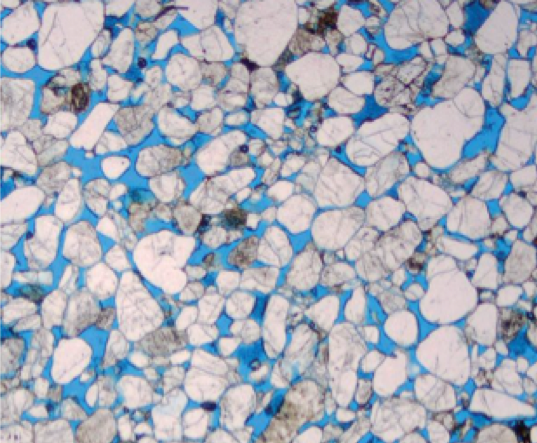
#> input picture ClasticThinSections/3.png, 537 x 443 px, found by its file name
$ python rgb_hist.py
#> lines starting #> are read from the running program, lines starting #| are printed output that depends on the picture
# -*- coding: utf-8 -*-
"""
Spyder Editor

This is a temporary script file.
"""

from PIL import Image

import matplotlib.pyplot as plt
import numpy as np


def getRed(redVal):

    return '#%02x%02x%02x' % (redVal, 0, 0)


def getGreen(greenVal):

    return '#%02x%02x%02x' % (0, greenVal, 0)


def getBlue(blueVal):

    return '#%02x%02x%02x' % (0, 0, blueVal)


# Create an Image with specific RGB value

image = Image.open("3.png")
#> image is the input picture: PIL image 537x443 RGBA; mean R, G, B, A 163.1, 171.5, 184.9, 254.9


## Modify the color of two pixels
#
#image.putpixel((0,1), (1,1,5))
#
#image.putpixel((0,2), (2,1,5))


# Display the image

image.show()


# Get the color histogram of the image

histogram = image.histogram()
#> histogram = 1024 values, max 237448 at index 1023, min 0 at index 256, mean 929.3


# Take only the Red counts

l1 = histogram[0:256]
#> l1 = 256 values, max 3031 at index 215, min 13 at index 255, mean 929.3


# Take only the Blue counts

l2 = histogram[256:512]
#> l2 = 256 values, max 4596 at index 207, min 0 at index 0, mean 929.3


# Take only the Green counts

l3 = histogram[512:768]
#> l3 = 256 values, max 5296 at index 208, min 0 at index 0, mean 929.3


plt.figure(0)

plt.title(" Histogram Predicted Red Value of Image")

# R histogram

for i in range(0, 256):

    plt.bar(i, l1[i], color = getRed(i), edgecolor=getRed(i), alpha=0.3)


# G histogram

plt.figure(1)
plt.title(" Histogram Predicted Green Value of Image")
for i in range(0, 256):

    plt.bar(i, l2[i], color = getGreen(i), edgecolor=getGreen(i),alpha=0.3)


# B histogram

plt.figure(2)
plt.title(" Histogram Predicted Blue Value of Image")

for i in range(0, 256):

    plt.bar(i, l3[i], color = getBlue(i), edgecolor=getBlue(i),alpha=0.3)


plt.show()
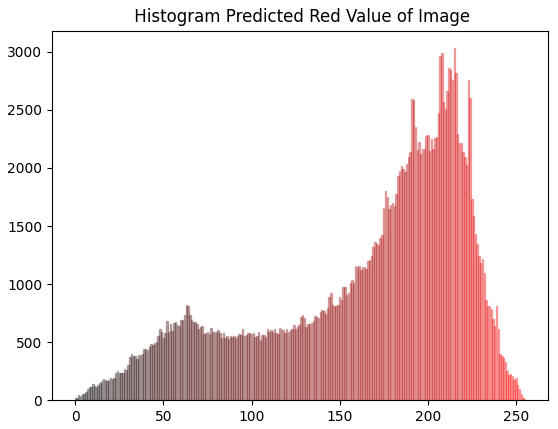
#> figure drawn by matplotlib, 1 panel
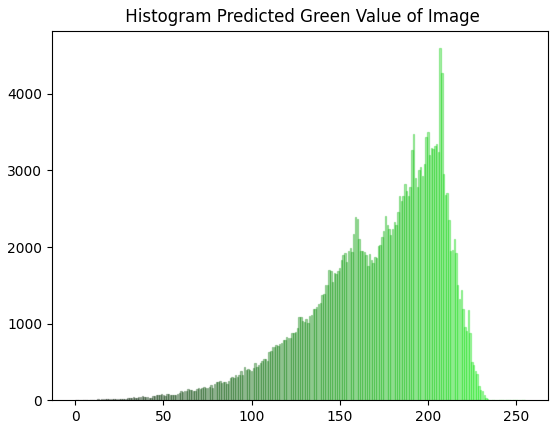
#> figure drawn by matplotlib, 1 panel
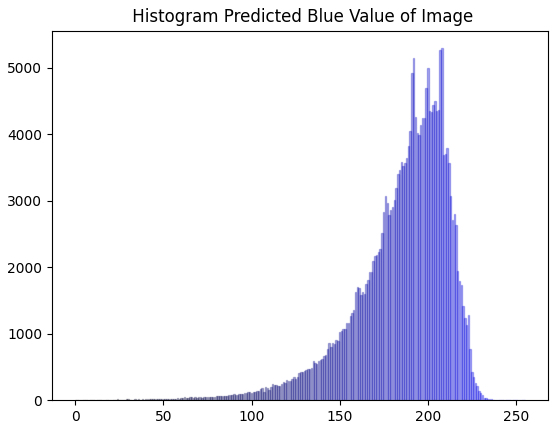
#> figure drawn by matplotlib, 1 panel


plt.figure(3)
histogram, bin_edges = np.histogram(image, bins=256, range=(0.0, 256))
#> histogram = 256 values, max 237461 at index 255, min 15 at index 0, mean 3717; bin_edges = 257 values from 0 to 256
plt.title(" Histogram Predicted RGB Image Values")
plt.xlabel(" value")
plt.ylabel("pixels")
plt.plot(bin_edges[0:-1], histogram)  # <- or here
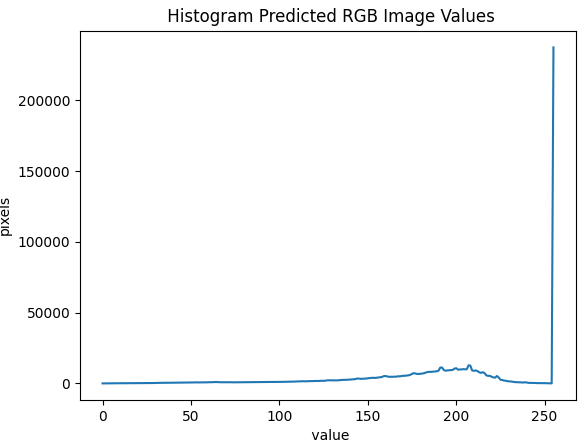
#> figure drawn by matplotlib, 1 panel; curve peaks at x = 255, y = 237461

$ run again, with ClasticThinSections/1.png copied over ClasticThinSections/3.png
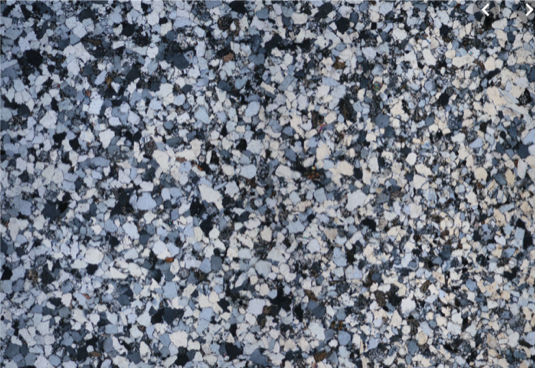
#> input picture ClasticThinSections/1.png, 535 x 368 px, found by its file name
#> image is the input picture: PIL image 535x368 RGBA; mean R, G, B, A 114.8, 121.1, 132.4, 254.7
#> `histogram = image.histogram()`: histogram = 1024 values, max 195978 at index 1023, min 0 at index 0, mean 769.1
#> l1 = 256 values, max 1503 at index 168, min 0 at index 0, mean 769.1
#> l2 = 256 values, max 1776 at index 184, min 0 at index 0, mean 769.1
#> l3 = 256 values, max 2151 at index 192, min 0 at index 0, mean 769.1
#> `plt.show()`:
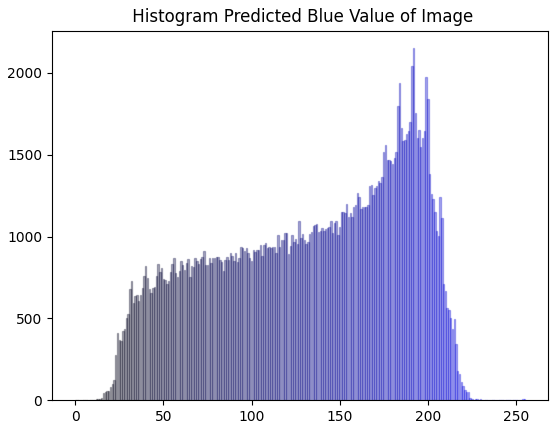
#> figure drawn by matplotlib, 1 panel
#> `histogram, bin_edges = np.histogram(image, bins=256, range=(0.0, 256))`: histogram = 256 values, max 195998 at index 255, min 0 at index 0, mean 3076.2; bin_edges = 257 values from 0 to 256
#> `plt.plot(bin_edges[0:-1], histogram)`:
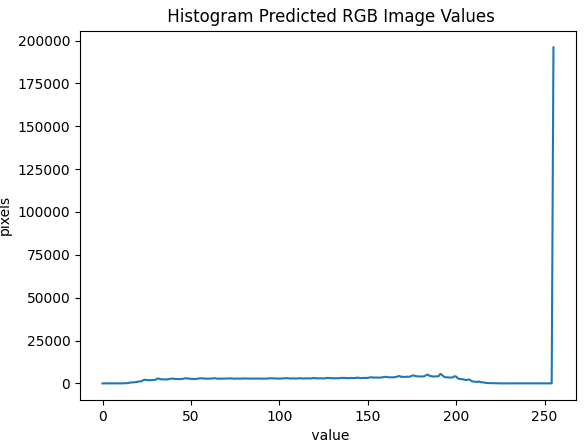
#> figure drawn by matplotlib, 1 panel; curve peaks at x = 255, y = 195998

$ run again, with ClasticThinSections/10.png copied over ClasticThinSections/3.png
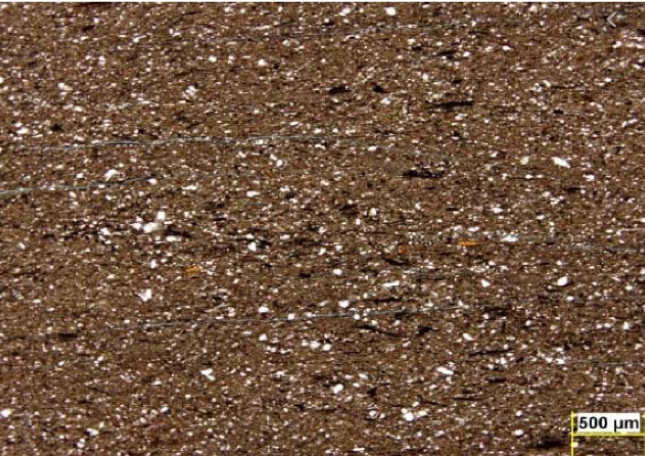
#> input picture ClasticThinSections/10.png, 645 x 456 px, found by its file name
#> image is the input picture: PIL image 645x456 RGBA; mean R, G, B, A 112.7, 84.1, 62.9, 254
#> `histogram = image.histogram()`: histogram = 1024 values, max 292830 at index 1023, min 0 at index 1, mean 1148.9
#> l1 = 256 values, max 5035 at index 111, min 0 at index 1, mean 1148.9
#> l2 = 256 values, max 5228 at index 79, min 2 at index 255, mean 1148.9
#> l3 = 256 values, max 5541 at index 48, min 3 at index 255, mean 1148.9
#> `plt.show()`:
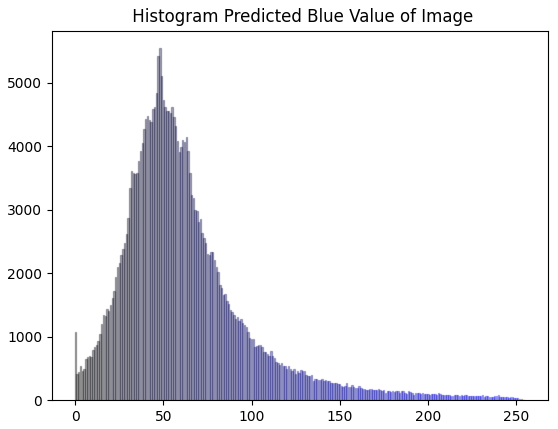
#> figure drawn by matplotlib, 1 panel
#> `histogram, bin_edges = np.histogram(image, bins=256, range=(0.0, 256))`: histogram = 256 values, max 292968 at index 255, min 210 at index 254, mean 4595.6; bin_edges = 257 values from 0 to 256
#> `plt.plot(bin_edges[0:-1], histogram)`:
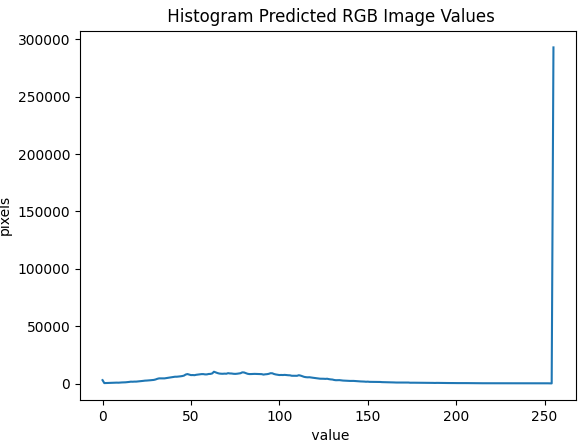
#> figure drawn by matplotlib, 1 panel; curve peaks at x = 255, y = 292968

$ run again, with ClasticThinSections/11.png copied over ClasticThinSections/3.png
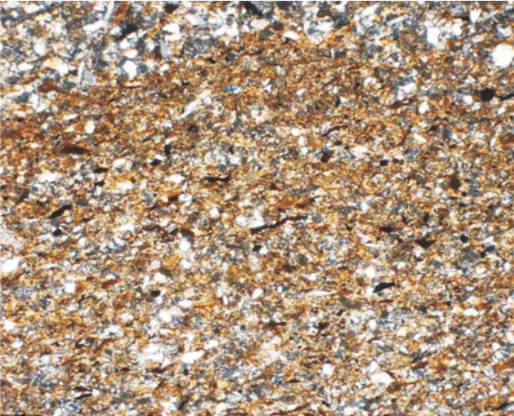
#> input picture ClasticThinSections/11.png, 514 x 416 px, found by its file name
#> image is the input picture: PIL image 514x416 RGBA; mean R, G, B, A 173.4, 149.2, 126.5, 254.4
#> `histogram = image.histogram()`: histogram = 1024 values, max 212895 at index 1023, min 0 at index 0, mean 835.2
#> l1 = 256 values, max 1949 at index 183, min 0 at index 0, mean 835.2
#> l2 = 256 values, max 1851 at index 134, min 0 at index 0, mean 835.2
#> l3 = 256 values, max 1888 at index 87, min 0 at index 0, mean 835.2
#> `plt.show()`:
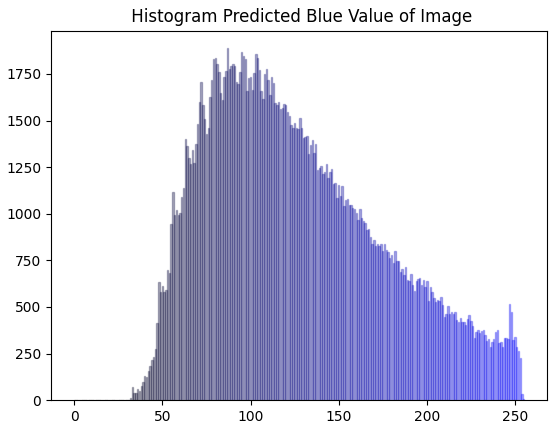
#> figure drawn by matplotlib, 1 panel
#> `histogram, bin_edges = np.histogram(image, bins=256, range=(0.0, 256))`: histogram = 256 values, max 213006 at index 255, min 0 at index 0, mean 3341; bin_edges = 257 values from 0 to 256
#> `plt.plot(bin_edges[0:-1], histogram)`:
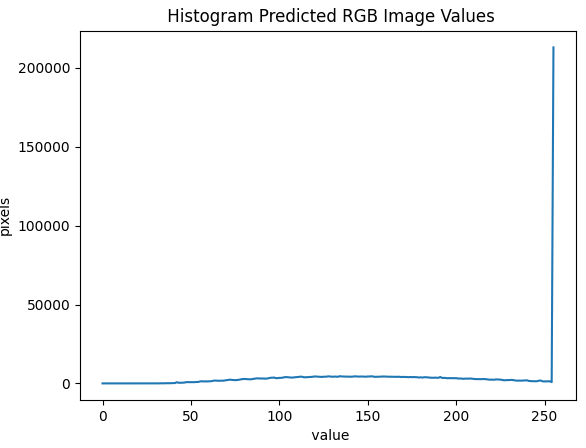
#> figure drawn by matplotlib, 1 panel; curve peaks at x = 255, y = 213006
